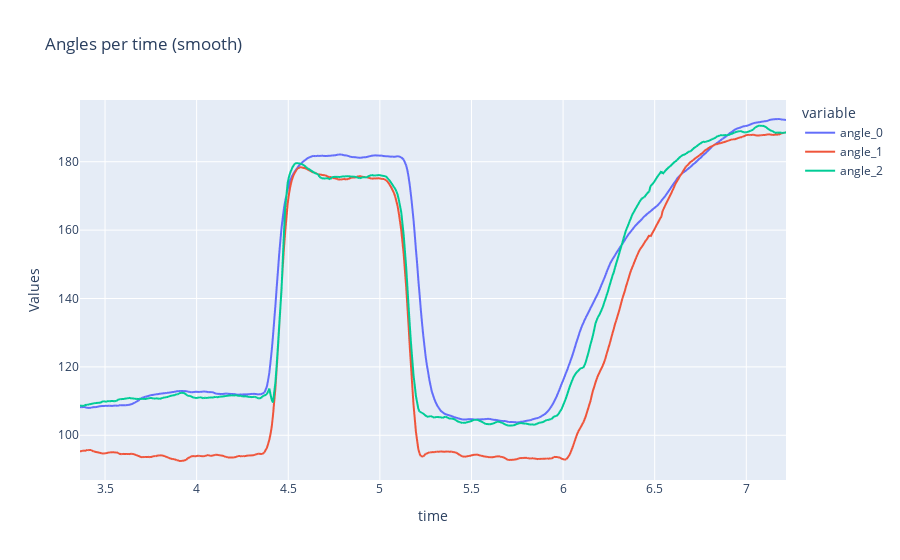

Notebook code cell kept with this figure:
### Markdown cell above
## Smoothing demonstration

### Code cell
# Create a Line Graph using Plotly Express
window_size = 10
fig = px.line(df_raw_angles.rolling(window=window_size).mean(), x='time', y=['angle_0', 'angle_1', 'angle_2'],  labels={'value': 'Values'},title='Angles per time (smooth)')
# Show the plot
fig.show()

### Figure 1 — Plotly figure (JSON) as saved in the notebook; plotly's stock layout.template omitted (floating-point values rounded to 4 significant figures; data arrays with more than 128 entries replaced by an {"elided": "..."} marker saying what was removed)
{"data": [{"hovertemplate": "variable=angle_0<br>time=%{x}<br>Values=%{y}<extra></extra>", "legendgroup": "angle_0", "line": {"color": "#636efa", "dash": "solid"}, "marker": {"symbol": "circle"}, "mode": "lines", "name": "angle_0", "showlegend": true, "x": {"elided": "588 float values"}, "xaxis": "x", "y": {"elided": "588 float values"}, "yaxis": "y", "type": "scattergl"}, {"hovertemplate": "variable=angle_1<br>time=%{x}<br>Values=%{y}<extra></extra>", "legendgroup": "angle_1", "line": {"color": "#EF553B", "dash": "solid"}, "marker": {"symbol": "circle"}, "mode": "lines", "name": "angle_1", "showlegend": true, "x": {"elided": "588 float values"}, "xaxis": "x", "y": {"elided": "588 float values"}, "yaxis": "y", "type": "scattergl"}, {"hovertemplate": "variable=angle_2<br>time=%{x}<br>Values=%{y}<extra></extra>", "legendgroup": "angle_2", "line": {"color": "#00cc96", "dash": "solid"}, "marker": {"symbol": "circle"}, "mode": "lines", "name": "angle_2", "showlegend": true, "x": {"elided": "588 float values"}, "xaxis": "x", "y": {"elided": "588 float values"}, "yaxis": "y", "type": "scattergl"}], "layout": {"xaxis": {"anchor": "y", "domain": [0.0, 1.0], "title": {"text": "time"}}, "yaxis": {"anchor": "x", "domain": [0.0, 1.0], "title": {"text": "Values"}}, "legend": {"title": {"text": "variable"}, "tracegroupgap": 0}, "title": {"text": "Angles per time (smooth)"}}}
